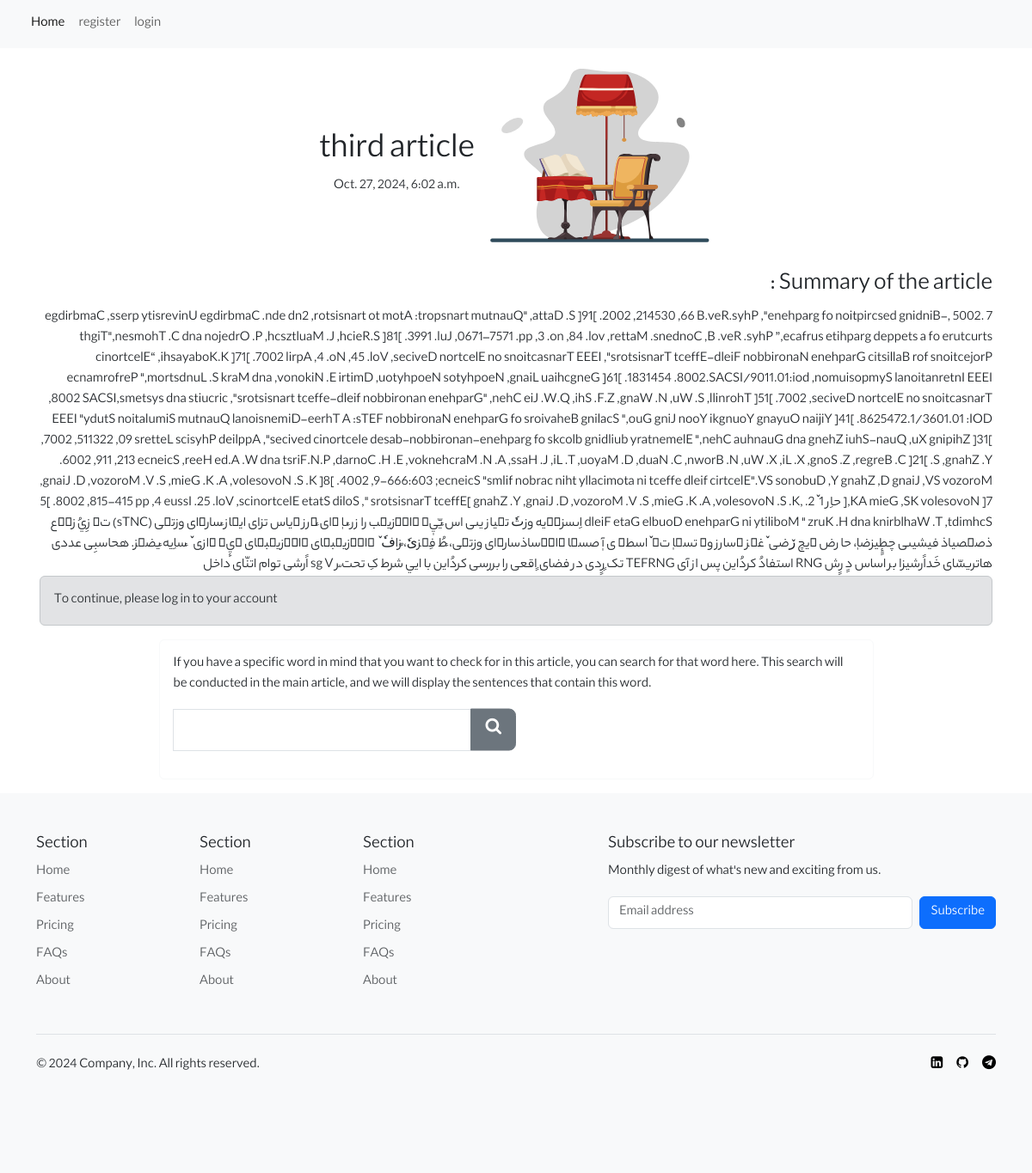
/detail/3, run on the app's committed database.
### home/models.py (models this page shows)
class Article(models.Model):
    title = models.CharField(max_length=100)
    body = models.TextField()
    pdf = models.FileField(upload_to='%Y/%m/%d/')
    lang = models.CharField(max_length=10)
    created = models.DateTimeField(auto_now_add=True)
    owner = models.ManyToManyField(User)

### home/views.py (the view)
# urls.py: path('detail/<int:article_id>', views.detail, name='detail'),
def detail(request, article_id):
    article = get_object_or_404(Article, id=article_id)
    if request.method == 'POST':
        form = ArticleSearchForm(request.POST)
        if form.is_valid():
            pdf_path = article.pdf.path
            current_word = form.cleaned_data['word']
            next_sentence = ''
            with pdfplumber.open(pdf_path) as pdf_reader:
                found_current_word = False
                for page_num in range(len(pdf_reader.pages)):
                    page = pdf_reader.pages[page_num]
                    text = page.extract_text()
                    language = detect(text)
                    if language == 'fa':
                        text = text[::-1]
                    if current_word in text:
                        found_current_word = True
                        sentences = text.split('\n')
                        for i, sentence in enumerate(sentences):
                            if current_word in sentence:
                                if i + 1 < len(sentences):
                                    next_sentence = sentences[i] + sentences[i + 1]
                                else:
                                    messages.success(request, "No sentence found after the title.", 'danger')
                                break
                        break
                if not found_current_word:
                    messages.success(request, f"Word '{current_word}' not found in the PDF", 'danger')
            return render(request, 'detail.html', {'article': article, 'next_sentences': next_sentence, 'form': form})
    else:
        form = ArticleSearchForm()
        return render(request, 'detail.html', {'article': article, 'form': form})

### home/forms.py
class ArticleSearchForm(forms.Form):
    word = forms.CharField(widget=forms.TextInput(attrs={'class':'form-control'}))

### templates/detail.html (shortened to what this page needs)
{% extends 'base.html' %} {% block content %}
<div class="card-body">
  <div class="d-flex w-100 justify-content-center">
    <div class="p-2 align-self-center text-center">
      <h1>{{ article.title }}</h1>
      <h6>{{ article.created }}</h6>
    </div>
    <div class="p-2 w-25">
      <img src="/static/svg/desk.svg" alt="..." />
    </div>
  </div>
  <div dir="{% if article.lang == 'fa' %}rtl{% else %}ltr{% endif %}">
    <h3>Summary of the article :</h3>
    {{ article.body }}
  </div>
  {% if request.user.is_authenticated %}
  <a href="{% url 'add' article.id %}" class="btn btn-light">add <span class="icon-plus-circle"></span></a>
  <a href="{% url 'remove' article.id %}" class="btn btn-light">remove <span class="icon-minus-circle"></span></a>
  <a href="{{ article.pdf.url }}" class="btn btn-light">show <span class="icon-file-text-o"></span></a>
  {% else %}
  <div class="alert alert-secondary" role="alert">
    To continue, please log in to your account
  </div>
  {%endif%}
  <div class="w-75 mx-auto p-3 rounded border border-light">
    <p>
      If you have a specific word in mind that you want to check for in this
      article, you can search for that word here. This search will be conducted
      in the main article, and we will display the sentences that contain this
      word.
    </p>
    <div class="col-md-6">
      <form method="post" class="d-flex" novalidate>
        <div class="input-group">
          {% csrf_token %} {{ form.word }}
          <button class="btn btn-secondary btn-lg" type="submit">
            <span class="icon-search"></span>
          </button>
        </div>
      </form>
    </div>
  </div>
</div>
{% endblock %}

### static/style/form.css (style rules this page uses)
body { font-family: lable; }
.input-group button { top: 50%; transform: translateY(-50%); }

### data on the page
Article: title "third article", created "Oct. 27, 2024, 6:02 a.m.", body "7 .5002 ,egdirbmaC ,sserp ytisrevinU egdirbmaC .nde dn2 ,rotsisnart ot motA :tropsnart mutnauQ\" ,attaD .S ]91[ .2002 ,214530 ,66 B.veR.syhP ,\"enehparg fo noitpircsed gnidniB-thgiT\",nesmohT .C dna nojedrO .P ,hcsztluaM .J ,hcieR.S ]81[ .3991 .luJ ,0671–7571 .pp ,3 .on ,84 .lov ,rettaM .snednoC ,B .veR .syhP ”,ecafrus etihparg deppets a fo erutcurts cinortcelE“ ,ihsayaboK.K ]71[ .7002 lirpA ,4 .oN ,45 .loV ,seciveD nortcelE no snoitcasnarT EEEI ,\"srotsisnarT tceffE-dleiF nobbironaN enehparG citsillaB rof snoitcejorP ecnamrofreP \",mortsdnuL .S kraM dna ,vonokiN .E irtimD ,uotyhpoeN sotyhpoeN ,gnaiL uaihcgneG ]61[ .1831454 .8002.SACSI/9011.01:iod ,nomuisopmyS lanoitanretnI EEEI ,8002…"
